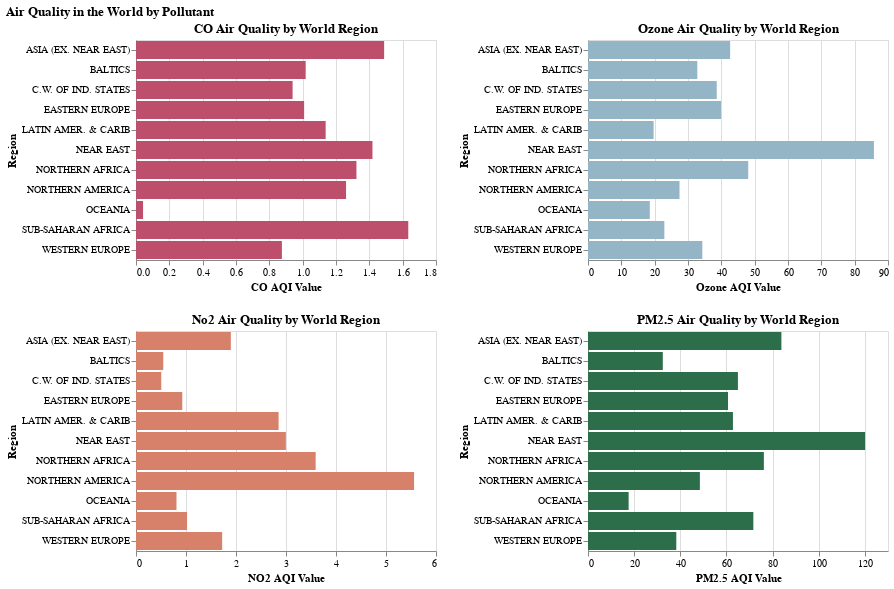

Notebook source saved alongside this figure:
### Code cell
co = alt.Chart(countries_by_region).mark_bar(color = '#BD4F6C').encode(
    x = 'CO AQI Value:Q',
    y = 'Region:N',
).properties(
    title = 'CO Air Quality by World Region'
)

ozone = alt.Chart(countries_by_region).mark_bar(color = '#93B5C6').encode(
    x = 'Ozone AQI Value:Q',
    y = 'Region:N',
).properties(
    title = 'Ozone Air Quality by World Region'
)

no2 = alt.Chart(countries_by_region).mark_bar(color = '#D7816A').encode(
    x = 'NO2 AQI Value:Q',
    y = 'Region:N',
).properties(
    title = 'No2 Air Quality by World Region'
)

countries_by_region = countries_by_region.rename(columns={'PM2.5 AQI Value': 'PM25_AQI_Value'})
pm2_5 = alt.Chart(countries_by_region).mark_bar(color = '#2C6E49').encode(
    x = alt.X('PM25_AQI_Value:Q', title = 'PM2.5 AQI Value'),
    y = alt.Y('Region:N', title = 'Region'),
).properties(
    title = 'PM2.5 Air Quality by World Region'
)

alt.vconcat(alt.hconcat(co, ozone), alt.hconcat(no2, pm2_5)).properties(
    title = 'Air Quality in the World by Pollutant'
)

### Figure 1 — Vega-Lite specification as saved in the notebook (floating-point values rounded to 4 significant figures)
{"config": {"view": {"continuousWidth": 300, "continuousHeight": 300}}, "vconcat": [{"hconcat": [{"mark": {"type": "bar", "color": "#BD4F6C"}, "encoding": {"x": {"field": "CO AQI Value", "type": "quantitative"}, "y": {"field": "Region", "type": "nominal"}}, "title": "CO Air Quality by World Region"}, {"mark": {"type": "bar", "color": "#93B5C6"}, "encoding": {"x": {"field": "Ozone AQI Value", "type": "quantitative"}, "y": {"field": "Region", "type": "nominal"}}, "title": "Ozone Air Quality by World Region"}], "data": {"name": "data-2051fcad04b45eb0778af58bdc290be2"}}, {"hconcat": [{"data": {"name": "data-2051fcad04b45eb0778af58bdc290be2"}, "mark": {"type": "bar", "color": "#D7816A"}, "encoding": {"x": {"field": "NO2 AQI Value", "type": "quantitative"}, "y": {"field": "Region", "type": "nominal"}}, "title": "No2 Air Quality by World Region"}, {"data": {"name": "data-bd1dd026791f7021d4499f88e0c34b85"}, "mark": {"type": "bar", "color": "#2C6E49"}, "encoding": {"x": {"field": "PM25_AQI_Value", "title": "PM2.5 AQI Value", "type": "quantitative"}, "y": {"field": "Region", "title": "Region", "type": "nominal"}}, "title": "PM2.5 Air Quality by World Region"}]}], "title": "Air Quality in the World by Pollutant", "$schema": "https://vega.github.io/schema/vega-lite/v5.16.3.json", "datasets": {"data-2051fcad04b45eb0778af58bdc290be2": [{"Region": "ASIA (EX. NEAR EAST)         ", "AQI Value": 86.51, "CO AQI Value": 1.489, "Ozone AQI Value": 42.64, "NO2 AQI Value": 1.897, "PM2.5 AQI Value": 83.8}, {"Region": "BALTICS                            ", "AQI Value": 38.96, "CO AQI Value": 1.018, "Ozone AQI Value": 32.8, "NO2 AQI Value": 0.5451, "PM2.5 AQI Value": 32.42}, {"Region": "C.W. OF IND. STATES ", "AQI Value": 68.31, "CO AQI Value": 0.9396, "Ozone AQI Value": 38.62, "NO2 AQI Value": 0.5051, "PM2.5 AQI Value": 64.97}, {"Region": "EASTERN EUROPE                     ", "AQI Value": 62.23, "CO AQI Value": 1.009, "Ozone AQI Value": 39.93, "NO2 AQI Value": 0.9254, "PM2.5 AQI Value": 60.68}, {"Region": "LATIN AMER. & CARIB    ", "AQI Value": 63.61, "CO AQI Value": 1.138, "Ozone AQI Value": 19.69, "NO2 AQI Value": 2.852, "PM2.5 AQI Value": 62.81}, {"Region": "NEAR EAST                          ", "AQI Value": 123.9, "CO AQI Value": 1.419, "Ozone AQI Value": 85.78, "NO2 AQI Value": 2.997, "PM2.5 AQI Value": 120.1}, {"Region": "NORTHERN AFRICA                    ", "AQI Value": 82.3, "CO AQI Value": 1.323, "Ozone AQI Value": 48.07, "NO2 AQI Value": 3.593, "PM2.5 AQI Value": 76.21}, {"Region": "NORTHERN AMERICA                   ", "AQI Value": 51.5, "CO AQI Value": 1.26, "Ozone AQI Value": 27.45, "NO2 AQI Value": 5.561, "PM2.5 AQI Value": 48.48}, {"Region": "OCEANIA                            ", "AQI Value": 24.64, "CO AQI Value": 0.04235, "Ozone AQI Value": 18.54, "NO2 AQI Value": 0.8096, "PM2.5 AQI Value": 17.61}, {"Region": "SUB-SAHARAN AFRICA                 ", "AQI Value": 72.08, "CO AQI Value": 1.634, "Ozone AQI Value": 22.91, "NO2 AQI Value": 1.022, "PM2.5 AQI Value": 71.65}, {"Region": "WESTERN EUROPE                     ", "AQI Value": 44.56, "CO AQI Value": 0.8754, "Ozone AQI Value": 34.3, "NO2 AQI Value": 1.723, "PM2.5 AQI Value": 38.26}], "data-bd1dd026791f7021d4499f88e0c34b85": [{"Region": "ASIA (EX. NEAR EAST)         ", "AQI Value": 86.51, "CO AQI Value": 1.489, "Ozone AQI Value": 42.64, "NO2 AQI Value": 1.897, "PM25_AQI_Value": 83.8}, {"Region": "BALTICS                            ", "AQI Value": 38.96, "CO AQI Value": 1.018, "Ozone AQI Value": 32.8, "NO2 AQI Value": 0.5451, "PM25_AQI_Value": 32.42}, {"Region": "C.W. OF IND. STATES ", "AQI Value": 68.31, "CO AQI Value": 0.9396, "Ozone AQI Value": 38.62, "NO2 AQI Value": 0.5051, "PM25_AQI_Value": 64.97}, {"Region": "EASTERN EUROPE                     ", "AQI Value": 62.23, "CO AQI Value": 1.009, "Ozone AQI Value": 39.93, "NO2 AQI Value": 0.9254, "PM25_AQI_Value": 60.68}, {"Region": "LATIN AMER. & CARIB    ", "AQI Value": 63.61, "CO AQI Value": 1.138, "Ozone AQI Value": 19.69, "NO2 AQI Value": 2.852, "PM25_AQI_Value": 62.81}, {"Region": "NEAR EAST                          ", "AQI Value": 123.9, "CO AQI Value": 1.419, "Ozone AQI Value": 85.78, "NO2 AQI Value": 2.997, "PM25_AQI_Value": 120.1}, {"Region": "NORTHERN AFRICA                    ", "AQI Value": 82.3, "CO AQI Value": 1.323, "Ozone AQI Value": 48.07, "NO2 AQI Value": 3.593, "PM25_AQI_Value": 76.21}, {"Region": "NORTHERN AMERICA                   ", "AQI Value": 51.5, "CO AQI Value": 1.26, "Ozone AQI Value": 27.45, "NO2 AQI Value": 5.561, "PM25_AQI_Value": 48.48}, {"Region": "OCEANIA                            ", "AQI Value": 24.64, "CO AQI Value": 0.04235, "Ozone AQI Value": 18.54, "NO2 AQI Value": 0.8096, "PM25_AQI_Value": 17.61}, {"Region": "SUB-SAHARAN AFRICA                 ", "AQI Value": 72.08, "CO AQI Value": 1.634, "Ozone AQI Value": 22.91, "NO2 AQI Value": 1.022, "PM25_AQI_Value": 71.65}, {"Region": "WESTERN EUROPE                     ", "AQI Value": 44.56, "CO AQI Value": 0.8754, "Ozone AQI Value": 34.3, "NO2 AQI Value": 1.723, "PM25_AQI_Value": 38.26}]}}
